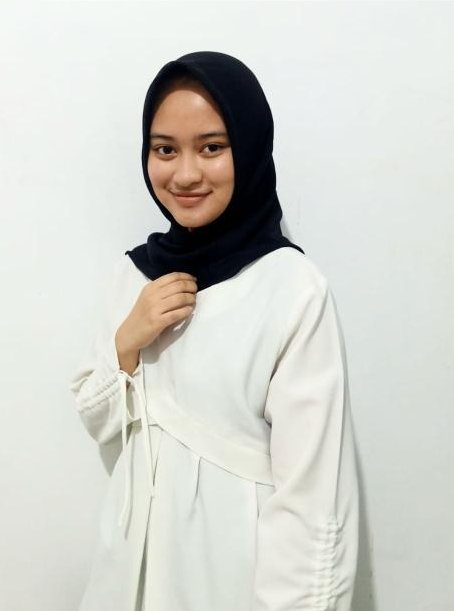
%> input picture Annisa Fitriani_1202184205_PTIK B/tugas1.png, 454 x 611 px
$ octave 'Annisa Fitriani_Tugas3.m'   (GNU Octave 9; MATLAB toolbox functions it lacks are replaced by stand-ins)
%> lines starting %> are read from the running program, lines starting %| are printed output that depends on the picture
tugas3 = imread('tugas1.png');
%> tugas3 is the input picture: size 611x454x3 uint8; mean R, G, B 209.9, 210.9, 204.7
b = rgb2gray(tugas3);
figure(1)
imshow(tugas3)
figure(2)
imhist(b)
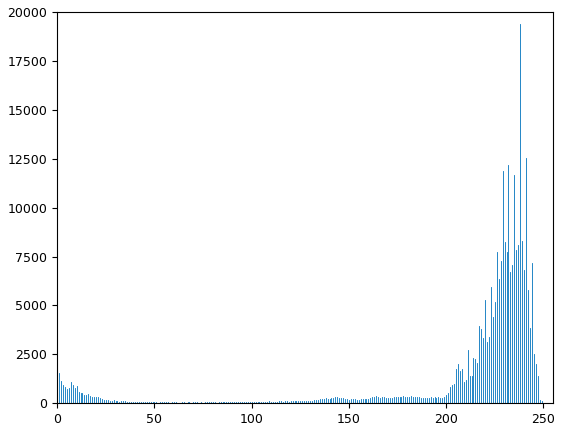
%> figure redrawn from the program's plot data; highest point at x = 238, y = 19412
tugas3 = [1 3 4 5;1 2 1 1;3 3 4 7;2 1 1 7];


%histogram
[n m]= size(b);
%> n = 611; m = 454
H = zeros(1,256);
for x = 1 : n
for y = 1:m
ii = b(x,y);
H(ii+1) = H(ii+1) + 1;
end
end
%> after the loop, H = 256 values, max 19412 at index 239, min 0 at index 256, mean 1083.6
figure(3)
bar(0:255,H);
axis([0 255 0 1600])
grid on
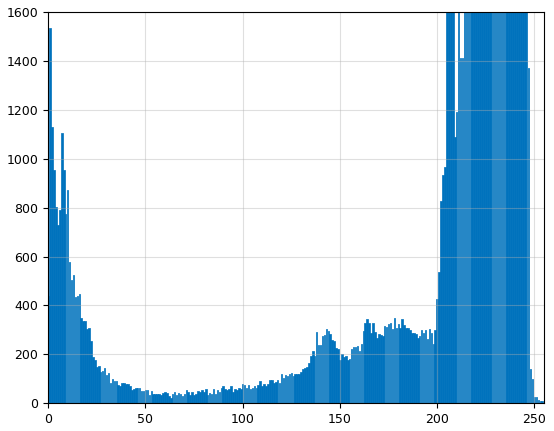
%> figure redrawn from the program's plot data; tallest bar 19412 high, from x = 237.6 to 238.4

%Distribusi komulatif
for w = 1:256
c(w) = sum (H(1:w));
end
%> after the loop, c = 256 values from 440 to 277394
figure(4)
bar(0:255,c(w));
axis([0 255 0 m*n])
grid on
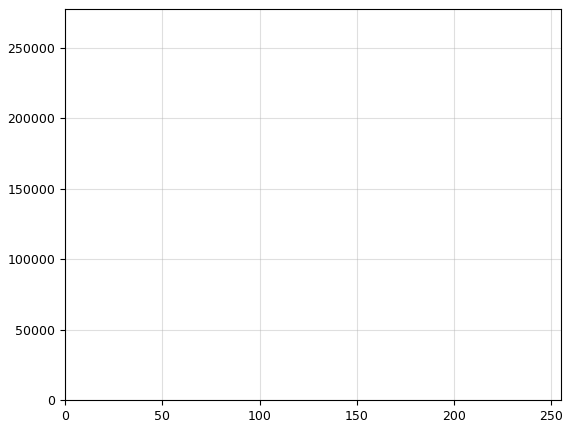
%> figure redrawn from the program's plot data; tallest bar 255 high, from x = -138441 to 138953

for k = 1 : 256
wb(k) = round(c(k)*255/(m*n));
end
%> after the loop, wb = 256 values from 0 to 255

%histogram equalisasi
c = b;
[n m] = size(c);

for x = 1 : n
for y = 1:m
ii = c(x,y);
c(x,y) = wb(ii+1);
end
end
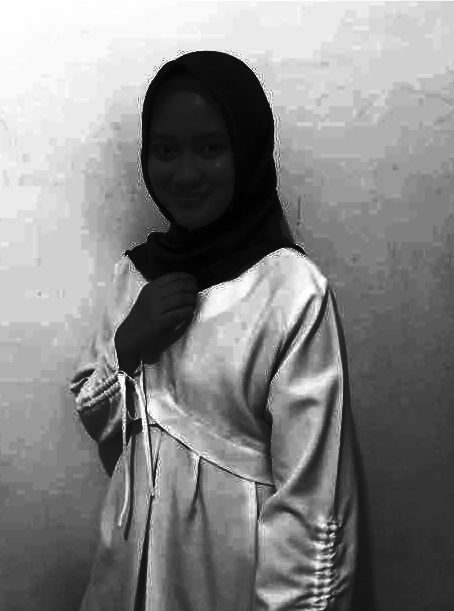
%> c: size 611x454 uint8; min 0, max 255, mean 130.7
figure(5)
imshow(c)
figure(6)
imhist(c);
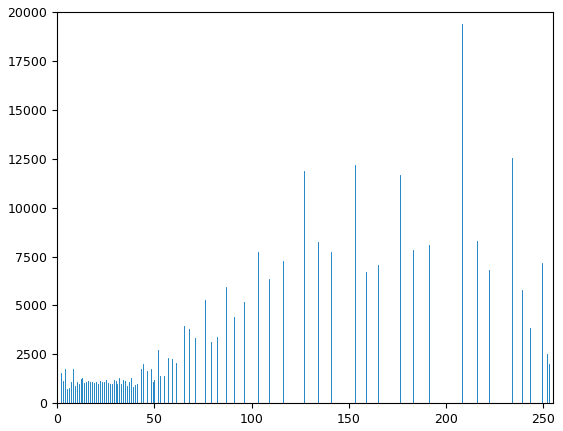
%> figure redrawn from the program's plot data; highest point at x = 208, y = 19412


%histogram
[n m]= size(c);
H = zeros(1,256);
for x = 1 : n
for y = 1:m
ii = c(x,y);
H(ii+1) = H(ii+1) + 1;
end
end
%> after the loop, H = 256 values, max 19412 at index 209, min 0 at index 2, mean 1083.6
figure(6)
bar(0:255,H);
axis([0 255 0 1600])
grid on
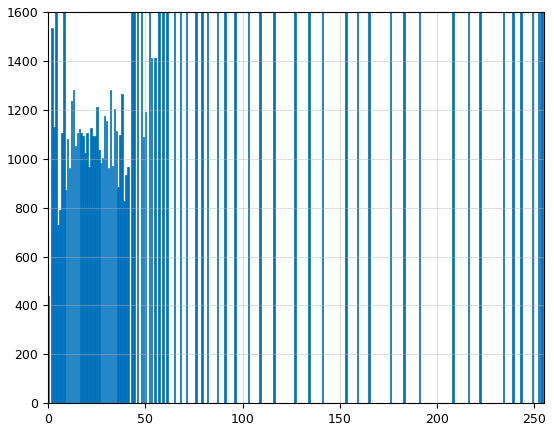
%> figure redrawn from the program's plot data; tallest bar 19412 high, from x = 207.6 to 208.4

%distribusi kumulatif
for w = 1:256
    D(w) = sum(H(1:w));
end
%> after the loop, D = 256 values from 440 to 277394
figure(7)
bar(0:255,D)
axis([0 255 0 m*n])
grid on
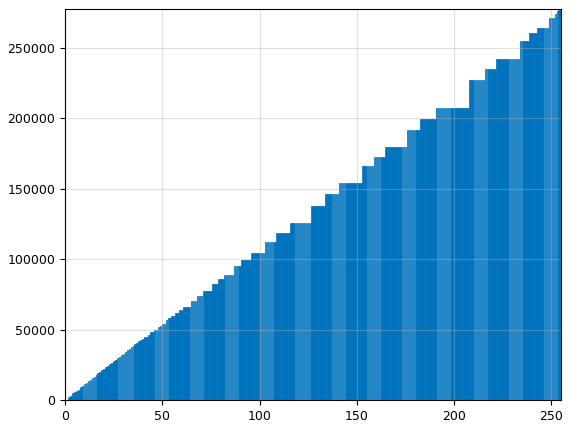
%> figure redrawn from the program's plot data; tallest bar 277394 high, from x = 253.6 to 254.4
